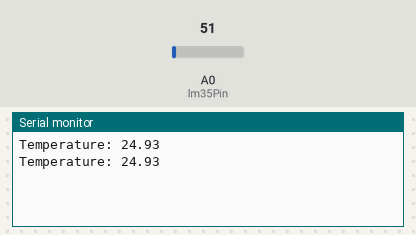
This sketch was run on a simulated Arduino Uno, built with avr-gcc and run on an emulated ATmega328P. Shown: the last lines printed to the serial monitor. Inputs (shaded band) come from the test bench; at power-on: A0 (lm35Pin) = 51.

Above: at 1.8 s.
1.9 s: A0 (lm35Pin) set to 61
At 2.6 s:
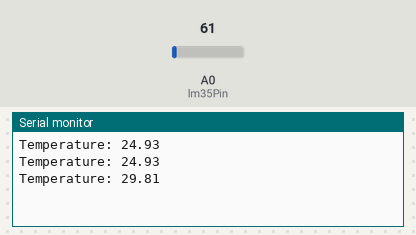
3.4 s: A0 (lm35Pin) set to 71
At 4.8 s:
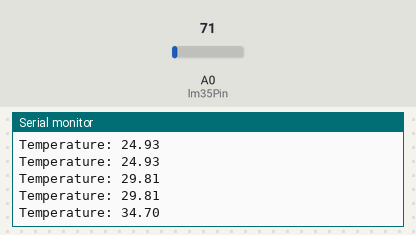
Timing chart, 0 to 6.4 s (numbered marks = the images above; inputs shaded):
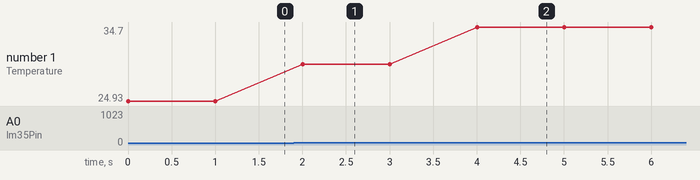

The sketch:

sketch.ino
```cpp
const int lm35Pin = A0; // LM35 sensor pin

void setup() {
  Serial.begin(9600);
}

void loop() {
  int sensorValue = analogRead(lm35Pin);
  float temperature = sensorValue * (5.0 / 1023.0) * 100; // Convert to Celsius
  Serial.print("Temperature: ");
  Serial.println(temperature);
  delay(1000);
}
```

Measured:
- after the input at 1.9 s, the serial monitor: prints a new line after 0.10 s (image 1)
- after the input at 3.4 s, the serial monitor: prints a new line after 0.60 s (image 2)
- plotted number 1: 24.93 → 29.81 after the input at 1.9 s, 29.81 → 34.7 after the input at 3.4 s
